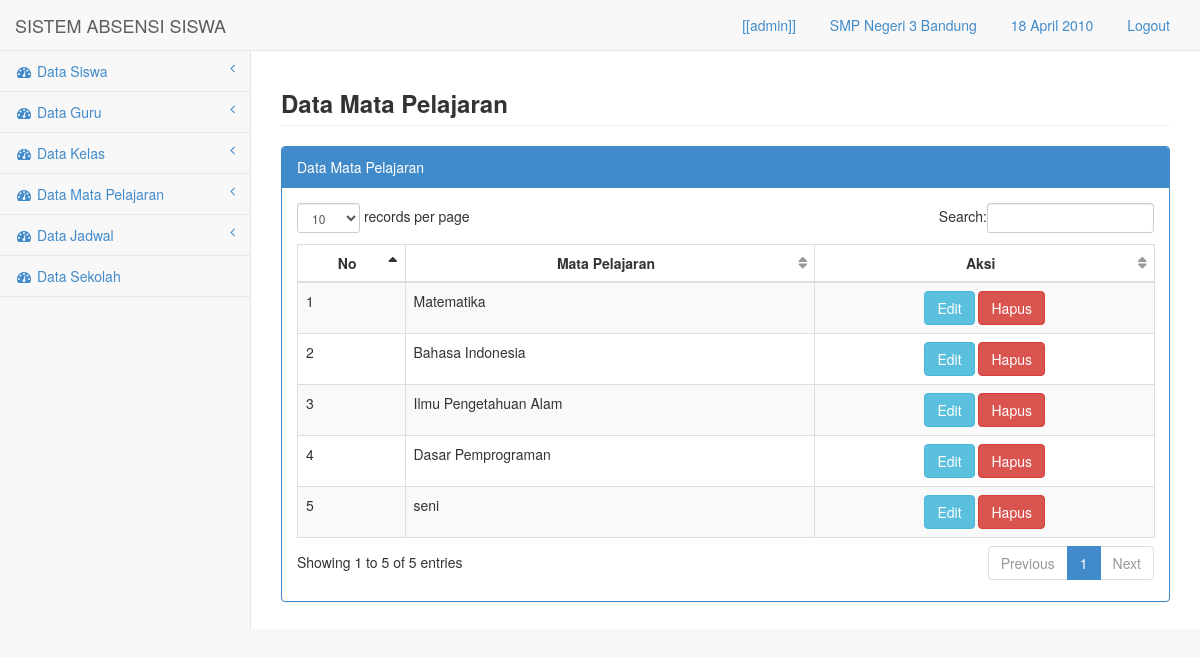
The page /media.php?module=mata_pelajaran (signed in) on the database its author committed.
### tables this page shows
CREATE TABLE `sekolah` (
  `id` int(10) NOT NULL,
  `kode` varchar(50) NOT NULL,
  `nama` varchar(100) NOT NULL,
  `alamat` text NOT NULL
);

CREATE TABLE `mata_pelajaran` (
  `idm` int(11) NOT NULL,
  `nama_mp` varchar(100) NOT NULL
);

### config/fungsi.php (called while the page is built, shortened)
<?php
function tgl_ina($parameter){
$thn=substr($parameter,0,4);
$b=substr($parameter,5,2);
$tgl=substr($parameter,-2);
if($b==1) {$bln="Januari";}
else if($b==2) {$bln="Februari";}
else if($b==3) {$bln="Maret";}
else if($b==4) {$bln="April";}
$tanggal=$tgl . " ".$bln ." ".$thn;
return $tanggal;
}
?>

### module/pelajaran/pelajaran.php (the view)
            <div class="row">
                <div class="col-lg-12">
					<h3 class="page-header"><strong>Data Mata Pelajaran</strong></h3>
                </div>
            </div>
            <div class="row">
                <div class="col-lg-12">
                    <div class="panel panel-primary">
                        <div class="panel-heading">
                            Data Mata Pelajaran
                        </div>
                        <div class="panel-body">
                            <div class="table-responsive">
                                <table class="table table-striped table-bordered table-hover" id="dataTables-example">
                                    <thead>
                                        <tr>
                                            <th class="text-center">No</th>
                                            <th class="text-center">Mata Pelajaran</th>
                                            <th class="text-center">Aksi</th>
                                        </tr>
                                    </thead>
                                    <tbody>
<?php
$no=1;
	$sql=mysql_query("select * from mata_pelajaran");
	while($rs=mysql_fetch_array($sql)){
?>                                        <tr class="odd gradeX">
                                            <td><?php echo"$no";  ?></td>
                                            <td ><?php echo"$rs[nama_mp]";  ?></td>
                                        <td class="text-center"><a href="./././media.php?module=input_pelajaran&act=edit_pelajaran&idm=<?php echo $rs['idm'] ?>"><button type="button" class="btn btn-info">Edit</button></a>
                                        <a href="././module/simpan.php?act=hapus_pelajaran&idm=<?php echo $rs['idm'] ?>"><button type="button" class="btn btn-danger">Hapus</button></a></td>
                                        </tr>
<?php
$no++;}
?>
                                    </tbody>
                                </table>
                            </div>
                        </div>
                    </div>
                </div>
            </div>

### media.php (shortened to what this page needs)
<?php
if(!empty($_SESSION['nama'])){
$usre=$_SESSION['nama'];
$level=$_SESSION['level'];
$klss=$_SESSION['idk'];
$idd=$_SESSION['id'];
include "config/fungsi.php";
?>
<!DOCTYPE html>
<html>
<head>
    <link href="css/bootstrap.min.css" rel="stylesheet">
    <link href="font-awesome/css/font-awesome.css" rel="stylesheet">
    <link href="css/plugins/dataTables/dataTables.bootstrap.css" rel="stylesheet">
    <link href="css/sb-admin.css" rel="stylesheet">
</head>
<body>
    <div id="wrapper">
        <nav class="navbar navbar-default navbar-fixed-top" role="navigation" style="margin-bottom: 0">
            <div class="navbar-header">
                <a class="navbar-brand" href="media.php?module=home">SISTEM ABSENSI SISWA</a>
            </div>
            <ul class="nav navbar-top-links navbar-right">
                <li class="dropdown">
                    <a class="dropdown-toggle" data-toggle="dropdown" href="#">
<?php
if($level=="admin") {
echo "[[$usre]]";
}
elseif($level=="guru") {
echo "Guru: $usre";
}
else {
echo "Siswa: $usre";
}
?>
                   </a>
                </li>
       <li class="dropdown">
                    <a class="dropdown-toggle" data-toggle="dropdown" href="#">
<?php
if($level=="admin" OR $level=="guru"){
	$sqla=mysql_query("select * from sekolah where id='$idd'");
	$rsa=mysql_fetch_array($sqla);
echo "$rsa[nama]" ;
}else{
	$sql=mysql_query("select * from kelas where idk='$klss'");
	$rs=mysql_fetch_array($sql);
  $sqla=mysql_query("select * from sekolah where id='$idd'");
  $rsa=mysql_fetch_array($sqla);
echo "Kelas: $rs[nama] | $rsa[nama]";
}
?>
                   </a>
                </li>
                <li class="dropdown">
                    <a class="dropdown-toggle" data-toggle="dropdown" href="#">
<?php
$tgl_lengkap= tgl_ina(date("Y-m-d"));
if ($level=="guru") {
$hhari= hari_ina(date("l"));
echo "<b>$hhari, $tgl_lengkap</b>"; echo " | <label class='labelol' id='clock'></label>";
}
else {
  echo "$tgl_lengkap";
}
 ?>
                   </a>
                </li>
                <li class="dropdown">
                    <a class="dropdown-toggle" data-toggle="" href="logout.php">
<?php echo "Logout"; ?>
                   </a>
                </li>
            </ul>
            <div class="navbar-default navbar-static-side" role="navigation">
                <div class="sidebar-collapse">
                    <ul class="nav" id="side-menu">
<?php if($level=='admin'){ ?>
                        <li>
                            <a href="#"><i class="fa fa-dashboard fa-fw"></i> Data Siswa<span class="fa arrow"></span></a>
                        </li>
                        <li>
                            <a href="#"><i class="fa fa-dashboard fa-fw"></i> Data Guru<span class="fa arrow"></span></a>
                        </li>
<?php } ?>
<?php if($level=='admin'){ ?>
                        <li>
                            <a href="#"><i class="fa fa-dashboard fa-fw"></i> Data Kelas<span class="fa arrow"></span></a>
                        </li>
<?php } ?>
<?php if($level=='admin'){ ?>
                        <li>
                            <a href="#"><i class="fa fa-dashboard fa-fw"></i> Data Mata Pelajaran<span class="fa arrow"></span></a>
                        </li>
<?php } ?>
<?php if($level=='admin'){ ?>
                        <li>
                            <a href="#"><i class="fa fa-dashboard fa-fw"></i> Data Jadwal<span class="fa arrow"></span></a>
                        </li>
<?php } ?>
<?php if($level=='admin'){ ?>
                          <li>
                            <a href="media.php?module=sekolah"><i class="fa fa-dashboard fa-fw"></i> Data Sekolah</a>
                        </li>
<?php } ?>
                    </ul>
                </div>
            </div>
        </nav>
        <div id="page-wrapper">
<?php include "content.php";  ?>
        </div>
    </div>
</body>
</html>
<?php }
else {
  echo "<center><h2>Anda Harus Login Terlebih Dahulu</h2>
    <a href=index.php><b>Klik ini untuk Login</b></a></center>";
}
?>

### css/sb-admin.css (style rules this page uses)
body { padding-top: 100px; background-color: #f8f8f8; }
@media (min-width:768px) { body { padding-top: 50px; } }
#wrapper { width: 100%; height:100%; }
#page-wrapper { padding: 0 15px; min-height: 579px; height:100%; background-color: #fff; }
@media (min-width:768px) { #page-wrapper { position: inherit; margin: 0 0 0 250px; padding: 0 30px; height:100%; border-left: 1px solid #e7e7e7; } }
.navbar-top-links li { display: inline-block; }
.navbar-top-links li:last-child { margin-right: 15px; }
.navbar-top-links li a { padding: 15px; min-height: 50px; }
.navbar-static-side ul li { border-bottom: 1px solid #e7e7e7; }
.arrow { float: right; }
.fa.arrow:before { content: "\f104"; }
@media (min-width:768px) { .navbar-static-side { z-index: 1; position: absolute; width: 250px; margin-top: 51px; } }
table.dataTable thead .sorting, table.dataTable thead .sorting_asc, table.dataTable thead .sorting_desc, table.dataTable thead .sorting_asc_disabled, table.dataTable thead .sorting_desc_disabled { background: transparent; }
table.dataTable thead .sorting_asc:after { content: "\f0de"; float: right; font-family: fontawesome; }
table.dataTable thead .sorting:after { content: "\f0dc"; float: right; font-family: fontawesome; color: rgba(50,50,50,.5); }

### rows shown on the page
sekolah: nama "SMP Negeri 3 Bandung"
mata_pelajaran: nama_mp "Matematika"
mata_pelajaran: nama_mp "Bahasa Indonesia"
mata_pelajaran: nama_mp "Ilmu Pengetahuan Alam"
mata_pelajaran: nama_mp "Dasar Pemprograman"
mata_pelajaran: nama_mp "seni"

### other values the page prints
$usre "admin"
$tgl_lengkap "18 April 2010"
